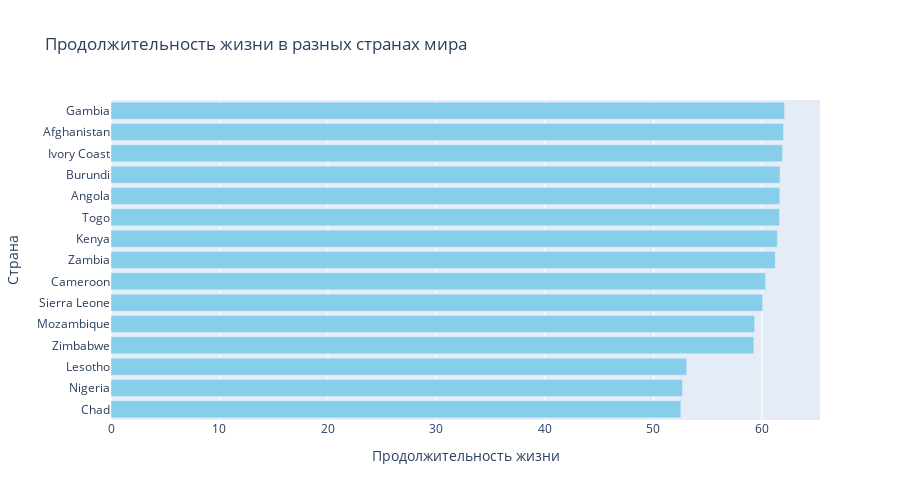

The notebook cell saved with this chart:
### Code cell
quality_life_sorted = quality_life.sort_values(by='Life expectancy', ascending=False).tail(15)
fig = go.Figure()

fig.add_trace(go.Bar(
    x = quality_life_sorted['Life expectancy'],
    y = quality_life_sorted['Country'],
    orientation = 'h',
    marker = dict(color='skyblue'),
    name = "Продолжительность жизни"
))

fig.update_layout(
    title = "Продолжительность жизни в разных странах мира",
    xaxis_title = "Продолжительность жизни",
    yaxis_title = "Страна",
    width = 900,
    height = 500, 
    yaxis = dict(categoryorder='total ascending'),  
)

fig.show()

### Figure 1 — Plotly figure (JSON) as saved in the notebook; plotly's stock layout.template omitted (floating-point values rounded to 4 significant figures)
{"data": [{"marker": {"color": "skyblue"}, "name": "Продолжительность жизни", "orientation": "h", "type": "bar", "x": [62.08, 61.98, 61.9, 61.66, 61.64, 61.62, 61.43, 61.22, 60.33, 60.06, 59.32, 59.25, 53.06, 52.68, 52.53], "y": ["Gambia", "Afghanistan", "Ivory Coast", "Burundi", "Angola", "Togo", "Kenya", "Zambia", "Cameroon", "Sierra Leone", "Mozambique", "Zimbabwe", "Lesotho", "Nigeria", "Chad"]}], "layout": {"height": 500, "title": {"text": "Продолжительность жизни в разных странах мира"}, "width": 900, "xaxis": {"title": {"text": "Продолжительность жизни"}}, "yaxis": {"categoryorder": "total ascending", "title": {"text": "Страна"}}}}
